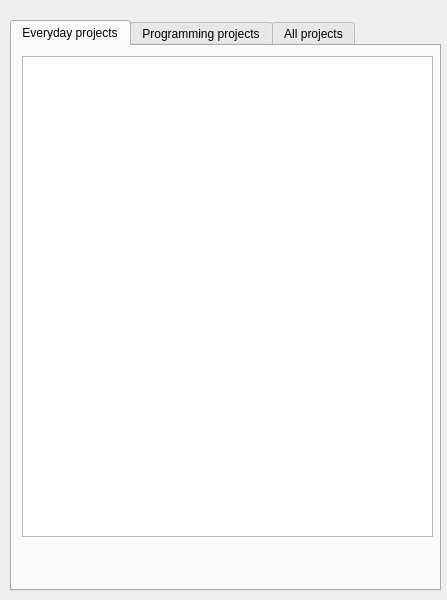
<?xml version="1.0" encoding="UTF-8"?>
<ui version="4.0">
 <class>projectsViewer</class>
 <widget class="QWidget" name="projectsViewer">
  <property name="geometry">
   <rect>
    <x>0</x>
    <y>0</y>
    <width>447</width>
    <height>600</height>
   </rect>
  </property>
  <property name="windowTitle">
   <string>Project Planner 1.0 - view projects</string>
  </property>
  <widget class="QTabWidget" name="currentProjectsTab">
   <property name="geometry">
    <rect>
     <x>10</x>
     <y>20</y>
     <width>431</width>
     <height>571</height>
    </rect>
   </property>
   <property name="currentIndex">
    <number>0</number>
   </property>
   <widget class="QWidget" name="everydayProjects">
    <attribute name="title">
     <string>Everyday projects</string>
    </attribute>
    <widget class="QListView" name="everydayProjects_2">
     <property name="geometry">
      <rect>
       <x>10</x>
       <y>10</y>
       <width>411</width>
       <height>481</height>
      </rect>
     </property>
    </widget>
   </widget>
   <widget class="QWidget" name="programmingProjects">
    <attribute name="title">
     <string>Programming projects</string>
    </attribute>
    <widget class="QListView" name="programmingProjects_2">
     <property name="geometry">
      <rect>
       <x>10</x>
       <y>10</y>
       <width>411</width>
       <height>481</height>
      </rect>
     </property>
    </widget>
   </widget>
   <widget class="QWidget" name="allProjects">
    <attribute name="title">
     <string>All projects</string>
    </attribute>
    <widget class="QListView" name="allProjects_2">
     <property name="geometry">
      <rect>
       <x>10</x>
       <y>10</y>
       <width>411</width>
       <height>481</height>
      </rect>
     </property>
    </widget>
   </widget>
  </widget>
 </widget>
 <resources/>
 <connections/>
</ui>
